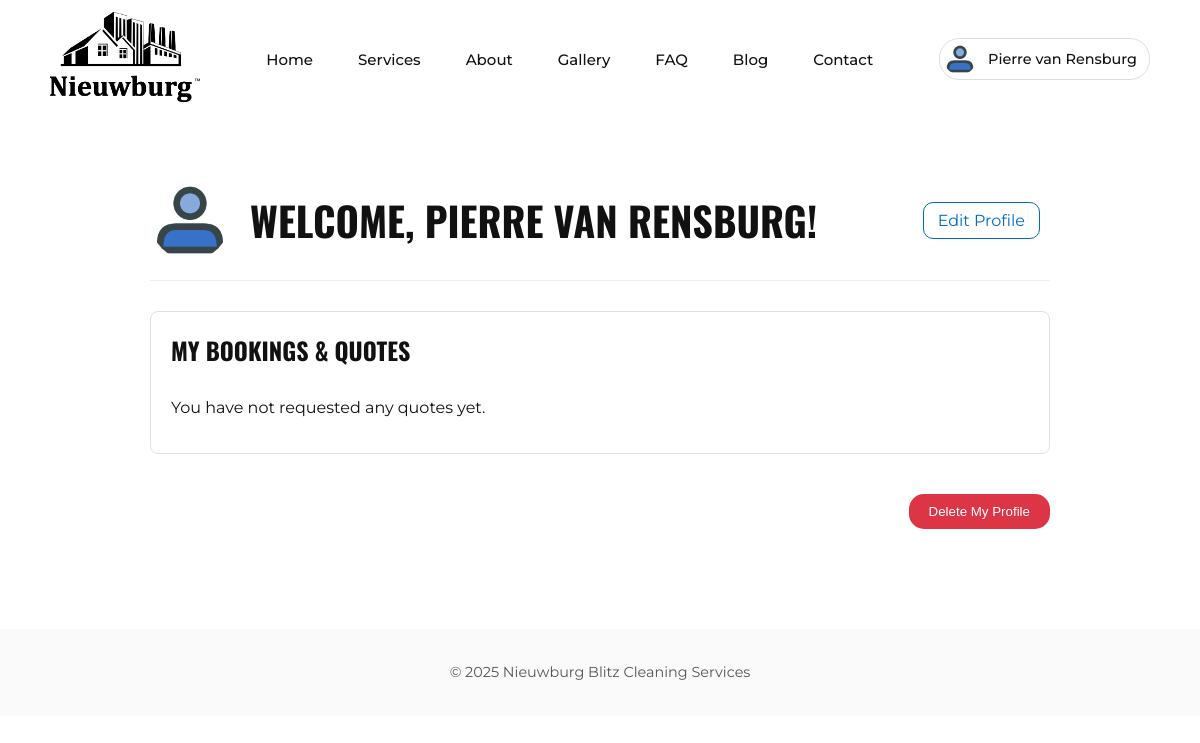
Page /dashboard (signed in) on the committed database.
### app.py (models this page shows)
class Profile(db.Model):
    id = db.Column(db.Integer, primary_key=True)
    full_name = db.Column(db.String(100))
    phone_number = db.Column(db.String(20))
    address = db.Column(db.Text)
    profile_image = db.Column(db.String(100), default='avatar_picture_profile_user_icon.png')
    user_id = db.Column(db.Integer, db.ForeignKey('user.id'))
    id_number = db.Column(db.String(13))
    date_of_birth = db.Column(db.Date)
    service_frequency = db.Column(db.String(50))
    service_fee = db.Column(db.Float)
    notes = db.Column(db.Text)

### app.py (the view)
@app.route('/dashboard')
@login_required
def client_dashboard():
    if current_user.role != 'client':
        flash('Access denied.', 'error')
        return redirect(url_for('index'))
    user_bookings = Booking.query.filter_by(user_id=current_user.id).order_by(Booking.request_date.desc()).all()
    return render_template('client_dashboard.html', bookings=user_bookings)

### app.py (called while the page is built)
@login_manager.user_loader
def load_user(user_id):
    return db.session.get(User, int(user_id))

@app.context_processor
def inject_now():
    return {'now': datetime.now(timezone.utc)}

### templates/client_dashboard.html (shortened to what this page needs)
{% extends "base.html" %}
{% block content %}
<section class="container bookings-page">
<div class="profile-header">
<div class="profile-header-info">
  {% set default_avatar_url = url_for('static', filename='img/avatar_picture_profile_user_icon.png') %}
  {% if current_user.profile.profile_image == 'avatar_picture_profile_user_icon.png' %}
    <img src="{{ url_for('static', filename='img/' + current_user.profile.profile_image) }}" alt="Profile Avatar" class="profile-avatar-large">
  {% else %}
    <img src="{{ url_for('static', filename='uploads/' + current_user.profile.profile_image) }}" alt="Profile Avatar" class="profile-avatar-large" onerror="this.onerror=null; this.src='{{ default_avatar_url }}';">
  {% endif %}
  <h1 class="section-title">Welcome, {{ current_user.profile.full_name or current_user.email }}!</h1>
</div>
<a href="{{ url_for('profile') }}" class="cta-outline">Edit Profile</a>
</div>
<div class="admin-section" style="margin-top: 30px;">
<h2 style="text-align: left; margin-top: 0;">My Bookings & Quotes</h2>
<div class="bookings-list">
{% if bookings %}
{% for booking in bookings %}
<div class="booking-item">
<div class="booking-details">
<span class="booking-date">Requested on: {{ booking.request_date.strftime('%d %b %Y') }}</span>
<span class="booking-service">Service: {{ booking.primary_service }}</span>
<span class="booking-status status-{{ booking.status.lower() }}">{{ booking.status }}</span>
</div>
<div class="booking-info">
<p><strong>Property:</strong> {{ booking.property_type }}</p>
<p><strong>Frequency:</strong> {{ booking.service_frequency }}</p>
</div>
</div>
{% endfor %}
{% else %}
<p>You have not requested any quotes yet.</p>
{% endif %}
</div>
</div>
<div class="profile-actions" style="margin-top: 40px;">
  <button id="delete-profile-btn" class="cta-danger">Delete My Profile</button>
</div>
</section>
{% endblock %}

### templates/base.html (shortened to what this page needs)
<!doctype html>
<html lang="en">
<head>
  <link rel="stylesheet" href="{{ url_for('static', filename='css/style.css') }}">
</head>
<body>
  <header class="site-header">
    <nav class="nav sticky">
      <div class="nav-inner">
        <a class="brand" href="/">
        <img src="{{ url_for('static', filename='img/LogoBlackWithTitle.png') }}" alt="Nieuwburg Blitz Logo">
        </a>
        <ul class="nav-links">
          <li><a href="/">Home</a></li>
          <li><a href="/#services">Services</a></li>
          <li><a href="/#about">About</a></li>
          <li><a href="/gallery">Gallery</a></li>
          <li><a href="/faq">FAQ</a></li>
          <li><a href="/blog">Blog</a></li>
          <li><a href="#" id="contact-nav-link">Contact</a></li>
        </ul>
        <div class="nav-actions">
  {% if current_user.is_authenticated %}
    {% set default_avatar_url = url_for('static', filename='img/avatar_picture_profile_user_icon.png') %}
    <div class="profile-dropdown" id="profile-dropdown">
      <button class="profile-button-combo" id="profile-btn">
      {% set default_avatar_url = url_for('static', filename='img/avatar_picture_profile_user_icon.png') %}
      {% if current_user.profile.profile_image == 'avatar_picture_profile_user_icon.png' %}
        <img src="{{ url_for('static', filename='img/' + current_user.profile.profile_image) }}" alt="Profile Avatar" class="avatar-nav">
      {% else %}
        <img src="{{ url_for('static', filename='uploads/' + current_user.profile.profile_image) }}" alt="Profile Avatar" class="avatar-nav" onerror="this.onerror=null; this.src='{{ default_avatar_url }}';">
      {% endif %}
  <span>{{ current_user.profile.full_name or current_user.email }}</span>
</button>
    </div>
  {% else %}
    <a href="{{ url_for('login') }}" class="cta-outline">Login</a>
    <button class="cta" id="quote-button">Request Quote</button>
  {% endif %}
</div>
      </div>
    </nav>
  </header>
  <main id="main">
    {% block content %}{% endblock %}
  </main>
  <footer>
    <p>&copy; {{ now.year }} Nieuwburg Blitz Cleaning Services</p>
  </footer>
  <script src="{{ url_for('static', filename='js/site.js') }}"></script> </body>
</html>

### static/css/style.css (style rules this page uses)
:root { --bg: #ffffff; --txt: #111; --accent: rgb(0, 106, 198); scroll-behavior: smooth; }
body { font-family: 'Montserrat', sans-serif; margin: 0; background: var(--bg); color: var(--txt); -ms-overflow-style: none; scrollbar-width: none; }
h1, h2, h3, .section-title, .services-title-box h1, .timeline-content-panel h2 { font-family: 'Oswald', sans-serif; text-transform: uppercase; }
main { padding-top: 120px; }
.site-header { position: relative; }
.nav { position: fixed; top: 0; left: 0; right: 0; background: rgba(255, 255, 255, 0.3); backdrop-filter: blur(8px); -webkit-backdrop-filter: blur(8px); z-index: 1000; transition: all 0.4s ease-in-out; }
.nav-inner { max-width: 1100px; margin: auto; display: flex; justify-content: space-between; align-items: center; padding: 12px 20px; transition: padding 0.4s ease-in-out; }
.brand img { height: 90px; transition: height 0.4s ease-in-out; }
.nav-links { list-style: none; display: flex; align-items: center; gap: 45px; margin: 0; padding: 0; font-weight: 500; font-size: 15px; }
.nav-links a { text-decoration: none; color: var(--txt); cursor: pointer; }
.cta-outline { background: transparent; color: var(--accent); padding: 8px 14px; border: 1px solid var(--accent); border-radius: 10px; cursor: pointer; transition: all 0.4s ease-in-out; text-decoration: none; margin-right: 10px; }
.container { max-width: 900px; margin: auto; padding: 24px; }
.section-title { font-size: 2.5rem; margin-bottom: 50px; font-family: 'Oswald', sans-serif; text-transform: uppercase; }
footer { text-align: center; padding: 20px; margin-top: 40px; font-size: 0.9rem; background: #fafafa; color: #555; }
.nav-actions { display: flex; align-items: center; }
.profile-dropdown { position: relative; display: inline-block; }
.profile-page, .bookings-page { padding-top: 60px; padding-bottom: 60px; }
.bookings-list { margin-top: 30px; }
.profile-header { display: flex; justify-content: space-between; align-items: center; border-bottom: 1px solid #eee; padding-bottom: 20px; margin-bottom: 30px; }
.profile-header .section-title { margin: 0; }
.profile-actions { margin-top: 40px; text-align: right; }
.cta-danger { background-color: #dc3545; color: white; padding: 10px 20px; border: none; border-radius: 15px; cursor: pointer; font-weight: 500; transition: background-color 0.2s ease; }
.profile-button-combo { display: flex; align-items: center; gap: 12px; background-color: transparent; border: 1px solid #ddd; border-radius: 20px; padding: 4px 12px 4px 4px; cursor: pointer; font-family: inherit; font-size: 0.9rem; font-weight: 500; transition: background-color 0.2s ease; }
.avatar-nav { width: 32px; height: 32px; border-radius: 50%; object-fit: cover; }
.profile-button-combo span { color: var(--txt); }
.profile-header-info { display: flex; align-items: center; gap: 20px; }
.profile-avatar-large { width: 80px; height: 80px; border-radius: 50%; object-fit: cover; }
.admin-section { margin-top: 40px; background-color: #fff; padding: 20px; border-radius: 8px; border: 1px solid #e0e0e0; }

### rows in the picture
Profile: profile_image (picture), profile "Pierre van Rensburg", profile "PIERRE VAN RENSBURG"
